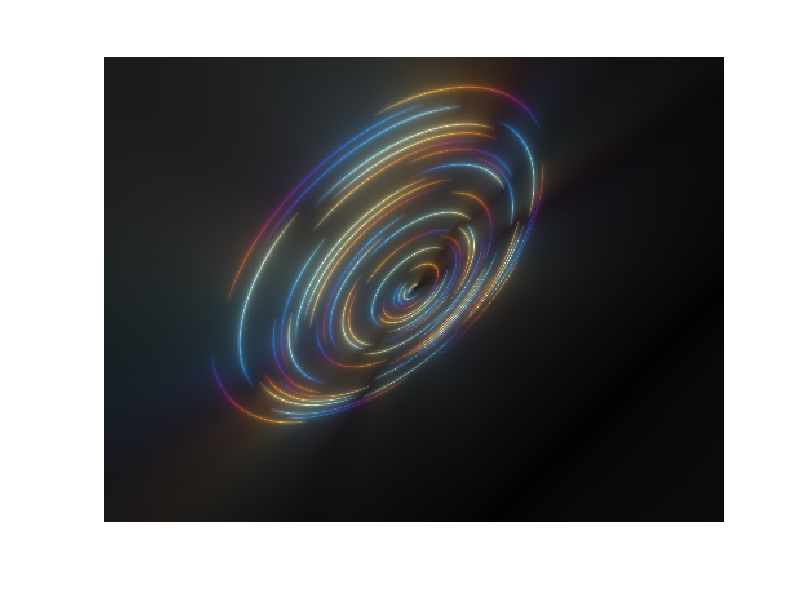

The MATLAB script that drew this image:
%=============================================================================
% Copyright (c) 2026-present Allan CORNET (Nelson)
%=============================================================================
% This file is part of Nelson.
%=============================================================================
% LICENCE_BLOCK_BEGIN
% SPDX-License-Identifier: LGPL-3.0-or-later
% LICENCE_BLOCK_END
%=============================================================================
% Build a colorful mathematical image from vectorized waves and rings.
imageWidth = 480;
imageHeight = 360;
[x, y] = meshgrid(linspace(-1.2, 1.2, imageWidth), ...
  linspace(0.9, -0.9, imageHeight));
transformedX = x - y;
transformedY = 2 * x + 2 * y;
denominator = 2.4 - transformedY;
projectedX = transformedX ./ denominator;
projectedY = transformedY ./ denominator;
radius = sqrt(projectedX .^ 2 + projectedY .^ 2);
angle = atan2(projectedY, projectedX);
colorImage = zeros(imageHeight, imageWidth, 3);
phaseTime = 0.75;

for ringIndex = 1:30
  phase = angle * ceil(0.1 * ringIndex) + ...
    phaseTime * sin(ringIndex ^ 2) + ringIndex ^ 2;
  glow = 0.18 ./ (abs(radius * 70 - ringIndex) + 0.055);
  wave = min(max(cos(phase), 0), 0.6);
  for channelIndex = 1:3
    colorWave = cos(phase - ringIndex + channelIndex - 1) + 1;
    colorImage(:, :, channelIndex) = colorImage(:, :, channelIndex) + ...
      glow .* wave .* colorWave;
  end
end
colorImage = colorImage / max(colorImage(:));
colorImage = min(sqrt(colorImage), 1);

figureHandle = figure('Name', 'Mathematical shader', 'NumberTitle', 'off', ...
  'Color', 'black');
axesHandle = axes('Parent', figureHandle);
image('Parent', axesHandle, 'CData', colorImage);
axis(axesHandle, 'image');
axis(axesHandle, 'off');
title(axesHandle, 'Vectorized mathematical shader', 'Color', 'white');
%=============================================================================
